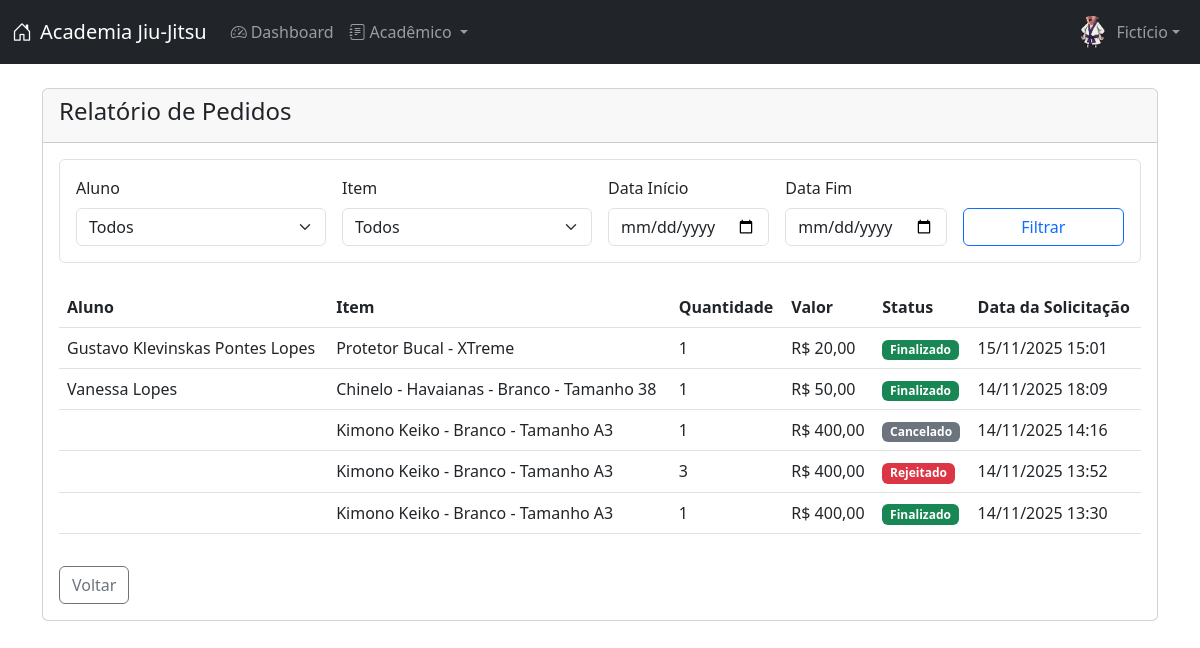
The app's page /professor/relatorios/ (signed in) with its own data.
### academia/models.py (models this page shows, shortened)
class User(AbstractUser):
    GROUP_ROLE_CHOICES = [
        ('STD', 'Aluno'),
        ('PRO', 'Professor'),
        ('ADM', 'Administrador'),
    ]
    birthday = models.DateField('Data de Nascimento', null=True, blank=True)
    group_role = models.CharField(
        'Perfil',
        max_length=3,
        choices=GROUP_ROLE_CHOICES,
        default='STD'
    )
    active = models.BooleanField('Ativo', default=True)  # pyright: ignore[reportArgumentType]
    photo = models.ImageField(
        'Foto',
        upload_to=photo_upload_to,
        null=True,
        blank=True
    )
    class Meta:
        verbose_name = 'Usuário'
        verbose_name_plural = 'Usuários'
        ordering = ['first_name', 'last_name']
    def is_student(self):
        return self.group_role == 'STD'
    def is_professor(self):
        return self.group_role == 'PRO'
    def is_professor_or_admin(self):
        return self.group_role in ['PRO', 'ADM']

class Pedido(models.Model):
    STATUS_CHOICES = [
        ('PEND', 'Pendente'), # 01 padrão (warning)
        ('APRO', 'Aprovado'), # 02 pedido aceito (primary)
        ('CANC', 'Cancelado'), # 03 pedido cancelado (secondary)
        ('REJE', 'Rejeitado'), # 04 pedido rejeitado (danger)
        ('ENTR', 'Aguardando entrega'), # 05 na fila para entrega (info)
        ('FINA', 'Finalizado'), # 06 pedido finalizado (success)
    ]
    aluno = models.ForeignKey(
        User,
        on_delete=models.CASCADE,
        limit_choices_to={'group_role': 'STD'},
        related_name='pedidos'
    )
    item = models.ForeignKey(Item, on_delete=models.CASCADE, related_name='pedidos')
    quantidade = models.IntegerField(default=1)
    status = models.CharField(
        'Status',
        max_length=4,
        choices=STATUS_CHOICES,
        default='PEND'
    )
    data_solicitacao = models.DateTimeField('Data de Solicitação', auto_now_add=True)
    data_aprovacao = models.DateTimeField('Data de Aprovação', null=True, blank=True)
    aprovado_por = models.ForeignKey(
        User,
        on_delete=models.SET_NULL,
        null=True,
        blank=True,
        limit_choices_to={'group_role__in': ['PRO', 'ADM']},
        related_name='pedidos_aprovados'
    )
    rejection_reason = models.TextField('Motivo da Rejeição', blank=True, null=True)
    cancellation_reason = models.TextField('Motivo do Cancelamento', blank=True, null=True)
    final_value = models.DecimalField('Valor Final', max_digits=10, decimal_places=2, null=True, blank=True)
    class Meta:
        verbose_name = 'Pedido'
        verbose_name_plural = 'Pedidos'
        ordering = ['-data_solicitacao']

class Item(models.Model):
    TIPO_CHOICES = [
        ('KIMONO', 'Kimono'),
        ('FAIXA', 'Faixa'),
        ('RASHGUARD', 'Rashguard'),
        ('TAXA', 'Taxa'),
    ]
    nome = models.CharField(max_length=100)
    tipo = models.CharField(max_length=10, choices=TIPO_CHOICES)
    valor = models.DecimalField(max_digits=10, decimal_places=2, null=True, blank=True)
    quantidade = models.IntegerField(null=True, blank=True)

### academia/views.py (the view)
# urls.py: path('professor/relatorios/', views.relatorio_pedidos, name='professor_relatorios'),
@login_required
def relatorio_pedidos(request):
    if not request.user.is_professor_or_admin():
        raise PermissionDenied
    pedidos = Pedido.objects.all()
    aluno_id = request.GET.get('aluno')
    item_id = request.GET.get('item')
    start_date = request.GET.get('start_date')
    end_date = request.GET.get('end_date')
    if aluno_id:
        pedidos = pedidos.filter(aluno_id=aluno_id)
    if item_id:
        pedidos = pedidos.filter(item_id=item_id)
    if start_date:
        pedidos = pedidos.filter(data_solicitacao__gte=start_date)
    if end_date:
        pedidos = pedidos.filter(data_solicitacao__lte=end_date)
    alunos = User.objects.filter(group_role='STD')
    itens = Item.objects.all()
    context = {
        'pedidos': pedidos,
        'alunos': alunos,
        'itens': itens,
    }
    return render(request, 'academia/professor/relatorio_pedidos.html', context)

### academia/templates/academia/professor/relatorio_pedidos.html (shortened to what this page needs)
{% extends 'academia/base.html' %}
{% block content %}
<div class="row">
    <div class="col-md-12">
        <div class="card">
            <div class="card-header">
                <h4>Relatório de Pedidos</h4>
            </div>
            <div class="card-body">
                <form method="get" class="mb-4 p-3 border rounded">
                    <div class="row g-3 align-items-end">
                        <div class="col-md-3">
                            <label for="aluno" class="form-label">Aluno</label>
                            <select name="aluno" id="aluno" class="form-select">
                                <option value="">Todos</option>
                            </select>
                        </div>
                        <div class="col-md-3">
                            <label for="item" class="form-label">Item</label>
                            <select name="item" id="item" class="form-select">
                                <option value="">Todos</option>
                            </select>
                        </div>
                        <div class="col-md-2">
                            <label for="start_date" class="form-label">Data Início</label>
                            <input type="date" name="start_date" id="start_date" class="form-control" value="{{ request.GET.start_date }}">
                        </div>
                        <div class="col-md-2">
                            <label for="end_date" class="form-label">Data Fim</label>
                            <input type="date" name="end_date" id="end_date" class="form-control" value="{{ request.GET.end_date }}">
                        </div>
                        <div class="col-md-2">
                            <button type="submit" class="btn btn-outline-primary w-100">Filtrar</button>
                        </div>
                    </div>
                </form>
                {% if pedidos %}
                    <div class="table-responsive">
                        <table class="table table-hover align-middle">
                            <thead>
                                <tr>
                                    <th>Aluno</th>
                                    <th>Item</th>
                                    <th>Quantidade</th>
                                    <th>Valor</th>
                                    <th>Status</th>
                                    <th>Data da Solicitação</th>
                                </tr>
                            </thead>
                            <tbody>
                                {% for pedido in pedidos %}
                                    <tr>
                                        <td>{{ pedido.aluno.get_full_name }}</td>
                                        <td>{{ pedido.item.nome }}</td>
                                        <td>{{ pedido.quantidade }}</td>
                                        <td>R$ {{ pedido.item.valor|default:"-" }}</td>
                                        <td>
                                            {% if pedido.status == 'PEND' %}
                                                <span class="badge bg-warning text-dark">Pendente</span>
                                            {% elif pedido.status == 'APRO' %}
                                                <span class="badge bg-primary">Aprovado</span>
                                            {% elif pedido.status == 'CANC' %}
                                                <span class="badge bg-secondary">Cancelado</span>
                                            {% elif pedido.status == 'REJE' %}
                                                <span class="badge bg-danger">Rejeitado</span>
                                            {% elif pedido.status == 'ENTR' %}
                                                <span class="badge bg-info text-dark">Aguardando Entrega</span>
                                            {% elif pedido.status == 'FINA' %}
                                                <span class="badge bg-success">Finalizado</span>
                                            {% endif %}
                                        </td>
                                        <td>{{ pedido.data_solicitacao|date:"d/m/Y H:i" }}</td>
                                    </tr>
                                {% endfor %}
                            </tbody>
                        </table>
                    </div>
                {% else %}
                    <p class="text-muted">Nenhum pedido encontrado para os filtros selecionados.</p>
                {% endif %}
                <div class="mt-3">
                    <a href="{% url 'dashboard' %}" class="btn btn-outline-secondary">Voltar</a>
                </div>
            </div>
        </div>
    </div>
</div>
{% endblock %}

### academia/templates/academia/base.html (shortened to what this page needs)
{% load static %}
<!DOCTYPE html>
<html lang="pt-BR">
<head>
    <link href="https://cdn.jsdelivr.net/npm/bootstrap@5.3.0/dist/css/bootstrap.min.css" rel="stylesheet">
    <link rel="stylesheet" href="https://cdn.jsdelivr.net/npm/bootstrap-icons@1.11.0/font/bootstrap-icons.css">
</head>
<body>
    {% if user.is_authenticated %}
    <nav class="navbar navbar-expand-lg navbar-dark bg-dark">
        <div class="container-fluid">
            <a class="navbar-brand" href="{% url 'index' %}">
                <i class="bi bi-house-door me-2"></i>Academia Jiu-Jitsu
            </a>
            <div class="collapse navbar-collapse" id="navbarNav">
                <ul class="navbar-nav me-auto">
                    <li class="nav-item">
                        <a class="nav-link" href="{% url 'dashboard' %}">
                            <i class="bi bi-speedometer2 me-1"></i>Dashboard
                        </a>
                    </li>
                    {% if user.is_student or user.is_professor_or_admin %}
                    <li class="nav-item dropdown">
                        <a class="nav-link dropdown-toggle" href="#" role="button" data-bs-toggle="dropdown" aria-expanded="false">
                            <i class="bi bi-journal-text me-1"></i>Acadêmico
                        </a>
                    </li>
                    {% endif %}
                </ul>
                <ul class="navbar-nav">
                    <li class="nav-item dropdown">
                        <a class="nav-link dropdown-toggle d-flex align-items-center" href="#" role="button" data-bs-toggle="dropdown" aria-expanded="false">
                            {% if user.photo %}
                                <img src="{{ user.photo.url }}" alt="Foto" class="rounded-circle me-2" width="32" height="32" style="object-fit: cover;">
                            {% else %}
                                <div class="bg-secondary rounded-circle me-2 d-flex align-items-center justify-content-center" style="width: 32px; height: 32px;">
                                    <i class="bi bi-person text-white"></i>
                                </div>
                            {% endif %}
                            <span>{{ user.first_name }}</span>
                        </a>
                    </li>
                </ul>
            </div>
        </div>
    </nav>
    {% endif %}
    <div class="position-fixed top-0 start-50 translate-middle-x p-3" style="z-index: 11">
    </div>
    <div class="container mt-4">
        {% block content %}{% endblock %}
    </div>
</body>
</html>

### records on screen
User: photo (picture), first_name "Fictício"
Pedido: aluno.get_full_name "Gustavo Klevinskas Pontes Lopes", item.nome "Protetor Bucal - XTreme", quantidade "1", item.valor "20,00", status "Finalizado", data_solicitacao "15/11/2025 15:01"
Pedido: aluno.get_full_name "Vanessa Lopes", item.nome "Chinelo - Havaianas - Branco - Tamanho 38", quantidade "1", item.valor "50,00", status "Finalizado", data_solicitacao "14/11/2025 18:09"
Pedido: item.nome "Kimono Keiko - Branco - Tamanho A3", quantidade "1", item.valor "400,00", status "Cancelado", data_solicitacao "14/11/2025 14:16"
Pedido: item.nome "Kimono Keiko - Branco - Tamanho A3", quantidade "3", item.valor "400,00", status "Rejeitado", data_solicitacao "14/11/2025 13:52"
Pedido: item.nome "Kimono Keiko - Branco - Tamanho A3", quantidade "1", item.valor "400,00", status "Finalizado", data_solicitacao "14/11/2025 13:30"
